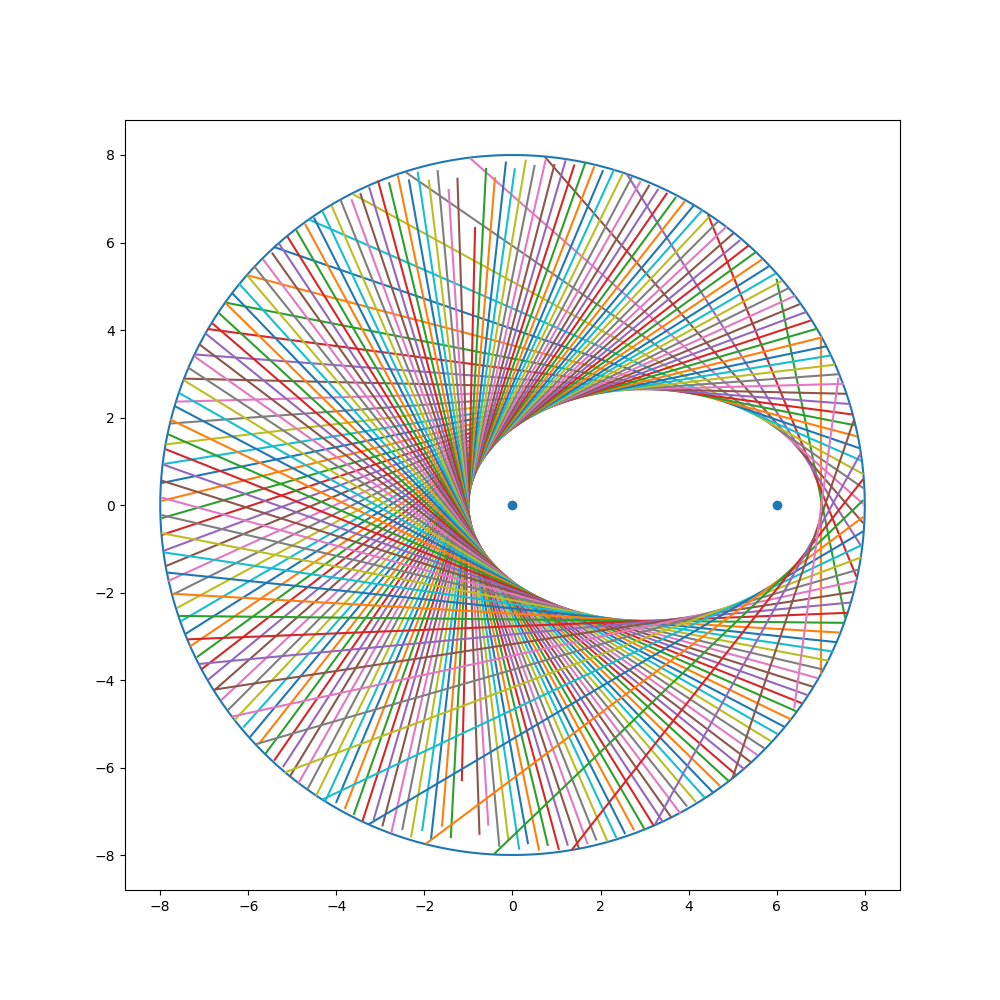

Recreate this plot in Python.
import matplotlib.pyplot as plt
import numpy as np 
import math as math

plt.figure(figsize=(10,10))

r = 8

x = []
y = []

x = [r*math.cos(a) for a in np.arange(0, 2*math.pi, 0.01)]
y = [r*math.sin(a) for a in np.arange(0, 2*math.pi, 0.01)]

plt.plot(x,y)

x_0 = 6
y_0 = 0

for a in np.arange(0, 2*math.pi, 0.05):
    x_1 = r*math.cos(a)
    y_1 = r*math.sin(a)
    x_2 = (x_0 + x_1)/2
    y_2 = (y_0 + y_1)/2
    if (y_1-y_0) != 0:
        k = -(x_1-x_0)/(y_1-y_0)
        x = [] 
        y = []
        for b in np.arange(-r, r, 0.05):
            x_3 = b 
            y_3 = k*(b - x_2) + y_2
            if x_3**2 + y_3**2 < r**2:
                x.append(x_3)
                y.append(y_3)
        plt.plot(x,y)
    if (y_1-y_0) == 0:
        x = [] 
        y = []
        for b in np.arange(-r, r, 0.05):
            x_3 = x_2 
            y_3 = b 
            if x_3**2 + y_3**2 < r**2:
                x.append(x_3)
                y.append(y_3)
        plt.plot(x,y)

x = [0,x_0]
y = [0,y_0]    
plt.scatter(x,y,marker='o')

plt.show()
